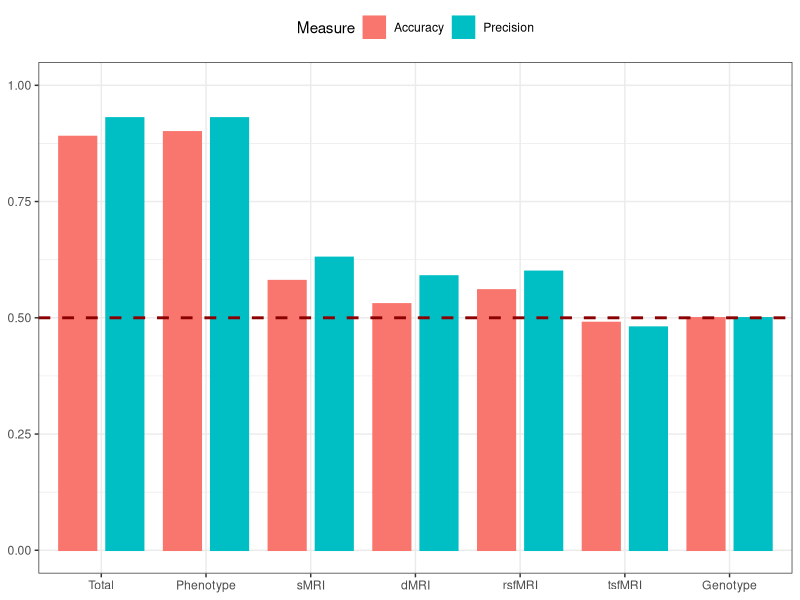
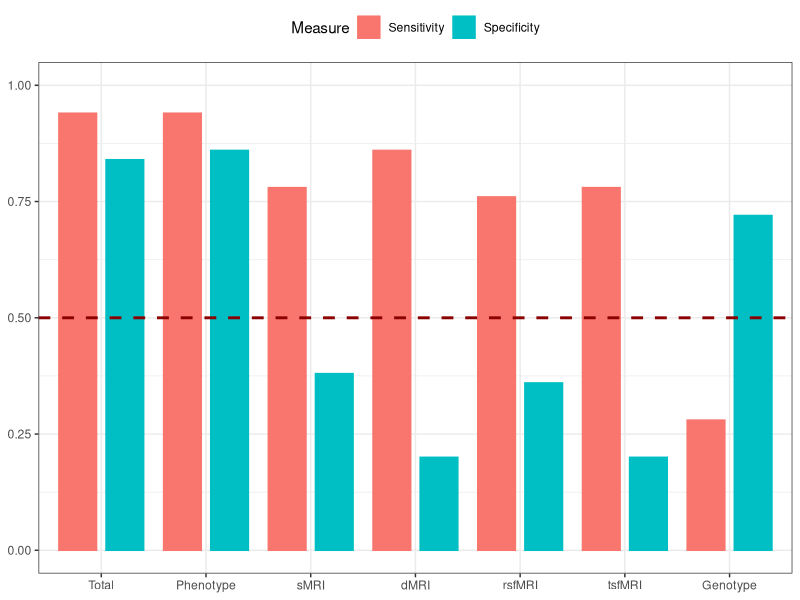

Generate these figures, in order, with R:
library(tidyverse)

#Figure 6: Test set analysis of kernels and final model. Accuracy and precision 
#(A) and sensitivity and specificity 
#(B) analysis of individual kernels and total model using test-set data

# Kernel-wise analysis
DFA <- data.frame(
  KERNEL = rep(c("Total", "Phenotype", "sMRI", "dMRI", "rsfMRI", "tsfMRI", "Genotype"),2),
  VALUE = c(0.89, 0.90, 0.58, 0.53, 0.56, 0.49, 0.50, 0.93, 0.93, 0.63, 0.59, 0.60, 0.48, 0.50),
  TYPE = c(rep("Accuracy", 7), rep("Precision", 7)))

DFA$KERNEL <- factor(DFA$KERNEL, levels=c("Total", "Phenotype", "sMRI", "dMRI", "rsfMRI", "tsfMRI", "Genotype"))

DFB <- data.frame(
  KERNEL = rep(c("Total", "Phenotype", "sMRI", "dMRI", "rsfMRI", "tsfMRI", "Genotype"),2),
  VALUE = c(0.94, 0.94, 0.78, 0.86, 0.76, 0.78, 0.28, 0.84, 0.86, 0.38, 0.20, 0.36, 0.20, 0.72),
  TYPE = c(rep("Sensitivity", 7), rep("Specificity", 7)))

DFB$KERNEL <- factor(DFB$KERNEL, levels=c("Total", "Phenotype", "sMRI", "dMRI", "rsfMRI", "tsfMRI", "Genotype"))

ggplot(DFA, aes(x=KERNEL, y=VALUE, color=TYPE, fill=TYPE)) +
  geom_bar(stat="identity", position=position_dodge2(width = 0.1, preserve = "single", padding = 0.2)) +
  ylim(0,1) +
  geom_hline(yintercept = 0.5, color = "darkred", size = 1, linetype = "dashed") +
  theme_bw() +
  labs(fill="Measure",
       color="Measure",
       x=NULL, y=NULL) +
  theme(legend.position = "top")

ggplot(DFB, aes(x=KERNEL, y=VALUE, color=TYPE, fill=TYPE)) +
  geom_bar(stat="identity", position=position_dodge2(width = 0.1, preserve = "single", padding = 0.2)) +
  ylim(0,1) +
  geom_hline(yintercept = 0.5, color = "darkred", size = 1, linetype = "dashed") +
  theme_bw() +
  labs(fill="Measure",
       color="Measure",
       x=NULL, y=NULL) +
  theme(legend.position = "top")
